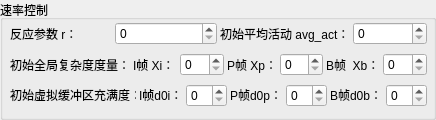
         <widget class="QGroupBox" name="groupBox_6">
          <property name="sizePolicy">
           <sizepolicy hsizetype="Preferred" vsizetype="Fixed">
            <horstretch>0</horstretch>
            <verstretch>0</verstretch>
           </sizepolicy>
          </property>
          <property name="minimumSize">
           <size>
            <width>0</width>
            <height>120</height>
           </size>
          </property>
          <property name="title">
           <string>速率控制</string>
          </property>
          <widget class="QWidget" name="">
           <property name="geometry">
            <rect>
             <x>10</x>
             <y>20</y>
             <width>417</width>
             <height>91</height>
            </rect>
           </property>
           <layout class="QVBoxLayout" name="verticalLayout_14">
            <item>
             <layout class="QHBoxLayout" name="horizontalLayout_36">
              <property name="spacing">
               <number>3</number>
              </property>
              <property name="sizeConstraint">
               <enum>QLayout::SetFixedSize</enum>
              </property>
              <item>
               <layout class="QHBoxLayout" name="horizontalLayout_32">
                <item>
                 <widget class="QLabel" name="label_35">
                  <property name="text">
                   <string>反应参数 r：</string>
                  </property>
                 </widget>
                </item>
                <item>
                 <widget class="QSpinBox" name="spinBox_16"/>
                </item>
               </layout>
              </item>
              <item>
               <layout class="QHBoxLayout" name="horizontalLayout_33">
                <item>
                 <widget class="QLabel" name="label_36">
                  <property name="text">
                   <string>初始平均活动 avg_act：</string>
                  </property>
                 </widget>
                </item>
                <item>
                 <widget class="QSpinBox" name="spinBox_17"/>
                </item>
               </layout>
              </item>
             </layout>
            </item>
            <item>
             <layout class="QHBoxLayout" name="horizontalLayout_34">
              <property name="spacing">
               <number>3</number>
              </property>
              <property name="sizeConstraint">
               <enum>QLayout::SetFixedSize</enum>
              </property>
              <item>
               <widget class="QLabel" name="label_37">
                <property name="text">
                 <string>初始全局复杂度度量：</string>
                </property>
               </widget>
              </item>
              <item>
               <widget class="QLabel" name="label_38">
                <property name="text">
                 <string>I帧 Xi：</string>
                </property>
               </widget>
              </item>
              <item>
               <widget class="QSpinBox" name="spinBox_18"/>
              </item>
              <item>
               <widget class="QLabel" name="label_39">
                <property name="text">
                 <string>P帧 Xp：</string>
                </property>
               </widget>
              </item>
              <item>
               <widget class="QSpinBox" name="spinBox_19"/>
              </item>
              <item>
               <widget class="QLabel" name="label_40">
                <property name="text">
                 <string>B帧  Xb：</string>
                </property>
               </widget>
              </item>
              <item>
               <widget class="QSpinBox" name="spinBox_20"/>
              </item>
             </layout>
            </item>
            <item>
             <layout class="QHBoxLayout" name="horizontalLayout_35">
              <property name="spacing">
               <number>3</number>
              </property>
              <property name="sizeConstraint">
               <enum>QLayout::SetFixedSize</enum>
              </property>
              <item>
               <widget class="QLabel" name="label_41">
                <property name="sizePolicy">
                 <sizepolicy hsizetype="Preferred" vsizetype="Fixed">
                  <horstretch>0</horstretch>
                  <verstretch>0</verstretch>
                 </sizepolicy>
                </property>
                <property name="text">
                 <string>初始虚拟缓冲区充满度：</string>
                </property>
               </widget>
              </item>
              <item>
               <widget class="QLabel" name="label_42">
                <property name="sizePolicy">
                 <sizepolicy hsizetype="Preferred" vsizetype="Fixed">
                  <horstretch>0</horstretch>
                  <verstretch>0</verstretch>
                 </sizepolicy>
                </property>
                <property name="text">
                 <string>I帧d0i：</string>
                </property>
               </widget>
              </item>
              <item>
               <widget class="QSpinBox" name="spinBox_21">
                <property name="sizePolicy">
                 <sizepolicy hsizetype="Minimum" vsizetype="Fixed">
                  <horstretch>0</horstretch>
                  <verstretch>0</verstretch>
                 </sizepolicy>
                </property>
               </widget>
              </item>
              <item>
               <widget class="QLabel" name="label_43">
                <property name="sizePolicy">
                 <sizepolicy hsizetype="Preferred" vsizetype="Fixed">
                  <horstretch>0</horstretch>
                  <verstretch>0</verstretch>
                 </sizepolicy>
                </property>
                <property name="text">
                 <string>P帧d0p：</string>
                </property>
               </widget>
              </item>
              <item>
               <widget class="QSpinBox" name="spinBox_22">
                <property name="sizePolicy">
                 <sizepolicy hsizetype="Minimum" vsizetype="Fixed">
                  <horstretch>0</horstretch>
                  <verstretch>0</verstretch>
                 </sizepolicy>
                </property>
               </widget>
              </item>
              <item>
               <widget class="QLabel" name="label_44">
                <property name="sizePolicy">
                 <sizepolicy hsizetype="Preferred" vsizetype="Fixed">
                  <horstretch>0</horstretch>
                  <verstretch>0</verstretch>
                 </sizepolicy>
                </property>
                <property name="text">
                 <string>B帧d0b：</string>
                </property>
               </widget>
              </item>
              <item>
               <widget class="QSpinBox" name="spinBox_23">
                <property name="sizePolicy">
                 <sizepolicy hsizetype="Minimum" vsizetype="Fixed">
                  <horstretch>0</horstretch>
                  <verstretch>0</verstretch>
                 </sizepolicy>
                </property>
               </widget>
              </item>
             </layout>
            </item>
           </layout>
          </widget>
         </widget>
